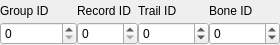
<?xml version="1.0" encoding="UTF-8"?>
<ui version="4.0">
 <class>Form</class>
 <widget class="QWidget" name="Form">
  <property name="geometry">
   <rect>
    <x>0</x>
    <y>0</y>
    <width>280</width>
    <height>45</height>
   </rect>
  </property>
  <property name="windowTitle">
   <string>Form</string>
  </property>
  <layout class="QHBoxLayout" name="horizontalLayout">
   <property name="spacing">
    <number>0</number>
   </property>
   <property name="leftMargin">
    <number>0</number>
   </property>
   <property name="topMargin">
    <number>0</number>
   </property>
   <property name="rightMargin">
    <number>0</number>
   </property>
   <property name="bottomMargin">
    <number>0</number>
   </property>
   <item>
    <layout class="QHBoxLayout" name="horizontalLayout_2" stretch="2,3">
     <item>
      <layout class="QVBoxLayout" name="groupMetadata">
       <item>
        <widget class="QLabel" name="groupIDLabel">
         <property name="text">
          <string>Group ID</string>
         </property>
        </widget>
       </item>
       <item>
        <widget class="QSpinBox" name="groupID">
         <property name="maximum">
          <number>65535</number>
         </property>
        </widget>
       </item>
      </layout>
     </item>
     <item>
      <layout class="QHBoxLayout" name="recordMetadata">
       <property name="spacing">
        <number>0</number>
       </property>
       <item>
        <layout class="QVBoxLayout" name="verticalLayout_2">
         <item>
          <widget class="QLabel" name="recordIDLabel">
           <property name="text">
            <string>Record ID</string>
           </property>
          </widget>
         </item>
         <item>
          <widget class="QSpinBox" name="recordID">
           <property name="maximum">
            <number>65535</number>
           </property>
          </widget>
         </item>
        </layout>
       </item>
       <item>
        <layout class="QVBoxLayout" name="verticalLayout_3">
         <item>
          <widget class="QLabel" name="trailIDLabel">
           <property name="text">
            <string>Trail ID</string>
           </property>
          </widget>
         </item>
         <item>
          <widget class="QSpinBox" name="trailID">
           <property name="minimum">
            <number>-2147483647</number>
           </property>
           <property name="maximum">
            <number>2147483647</number>
           </property>
           <property name="value">
            <number>0</number>
           </property>
          </widget>
         </item>
        </layout>
       </item>
       <item>
        <layout class="QVBoxLayout" name="verticalLayout_8">
         <item>
          <widget class="QLabel" name="boneIDLabel">
           <property name="text">
            <string>Bone ID</string>
           </property>
          </widget>
         </item>
         <item>
          <widget class="QSpinBox" name="boneID">
           <property name="minimum">
            <number>-2147483647</number>
           </property>
           <property name="maximum">
            <number>2147483647</number>
           </property>
          </widget>
         </item>
        </layout>
       </item>
      </layout>
     </item>
    </layout>
   </item>
  </layout>
 </widget>
 <resources/>
 <connections/>
</ui>
